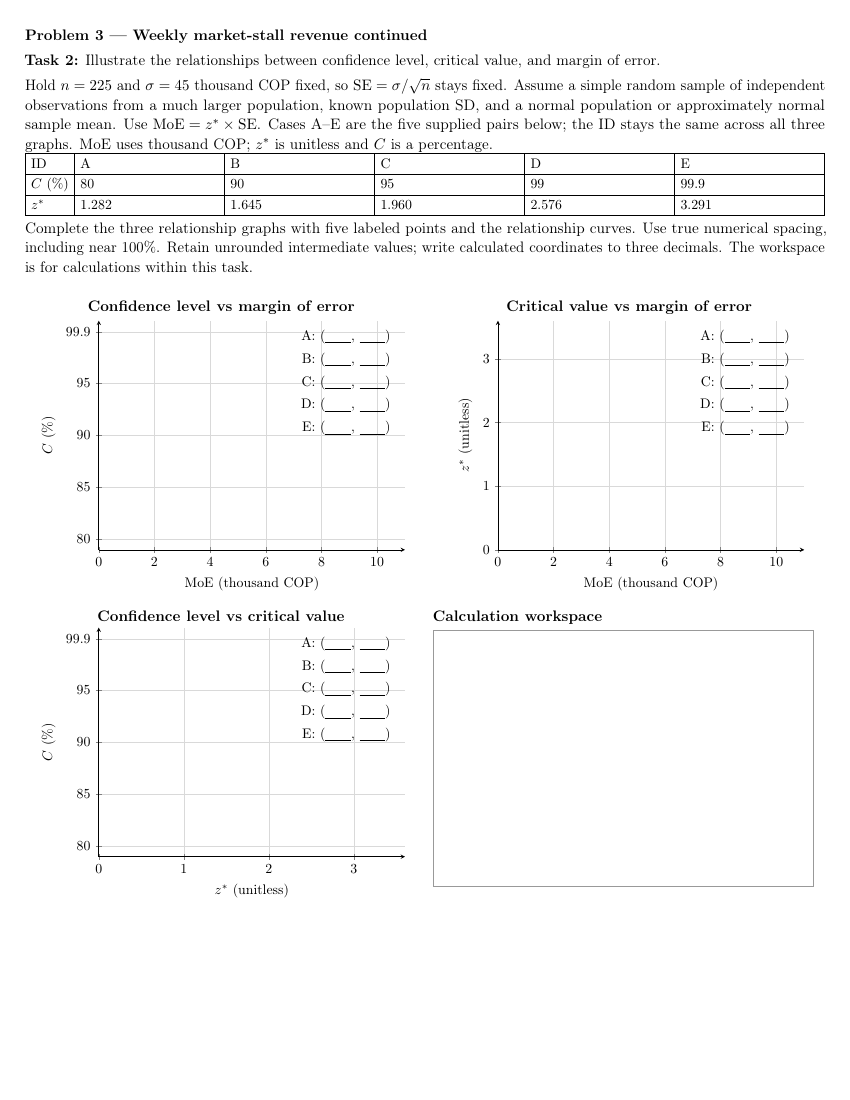
#> input picture tmp/pdfs/c3-classroom/final-08.png, 850 x 1100 px; its folder holds only this picture in this run
$ python final_montage.py
#> lines starting #> are read from the running program, lines starting #| are printed output that depends on the picture
from PIL import Image,ImageOps,ImageDraw
from pathlib import Path
ps=list(Path('tmp/pdfs/c3-classroom').glob('final-*.png'))
for start in range(0,len(ps),4):
 group=ps[start:start+4]; canvas=Image.new('RGB',(1120,1500),'#ddd')
#> after `canvas = Image.new('RGB', (1120, 1500), '#ddd')`: canvas: PIL image 1120x1500 RGB; every value is 221
 for j,p in enumerate(group):
  im=Image.open(p);im.thumbnail((550,720));canvas.paste(im,((j%2)*560,(j//2)*750+25));ImageDraw.Draw(canvas).text(((j%2)*560+5,(j//2)*750+5),p.stem,fill='black')
#> further down, im is the input picture: PIL image 850x1100 RGB; min 0, max 255, mean 248.5
#> after `canvas.paste(im, (j % 2 * 560, j // 2 * 750 + 25))`:
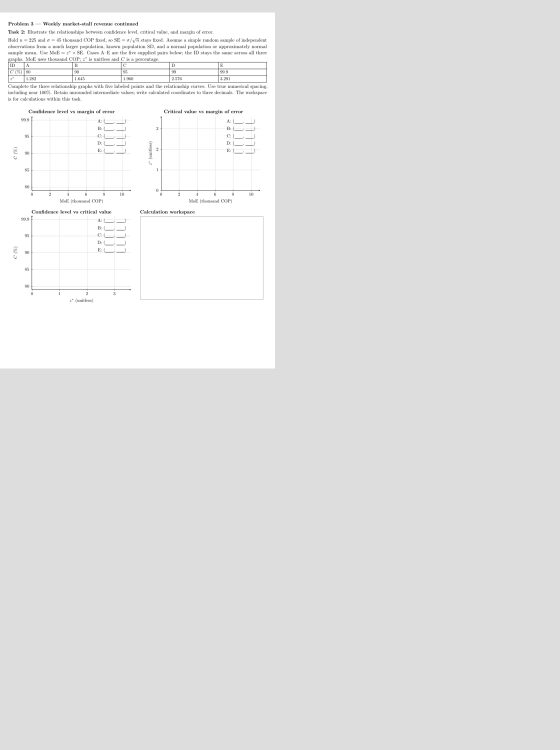
#> canvas: PIL image 1120x1500 RGB (shown at 1/2 size); min 0, max 255, mean 227.3
 canvas.save(f'tmp/pdfs/c3-classroom/final-contact-{start//4}.png')

$ run again, on tmp/pdfs/c3-classroom/final-contact-1.png
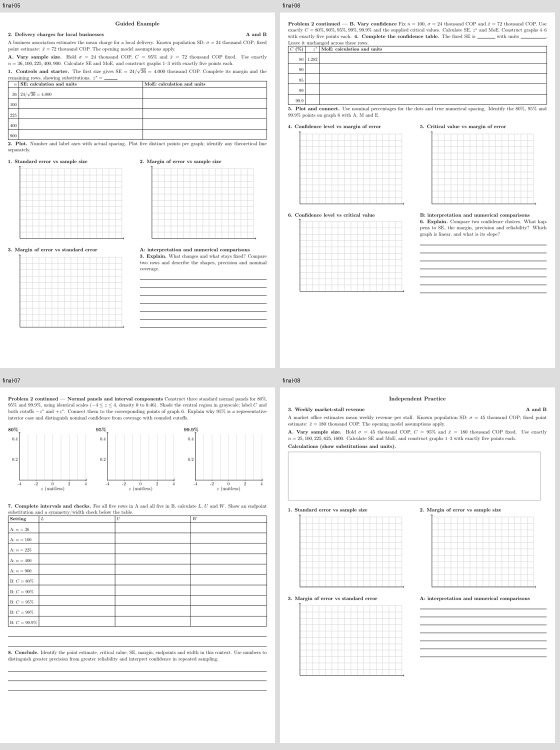
#> input picture tmp/pdfs/c3-classroom/final-contact-1.png, 1120 x 1500 px (shown at 1/2 size)
#> im is the input picture: PIL image 1120x1500 RGB; min 0, max 255, mean 244.8
#> `im.thumbnail((550, 720))`:
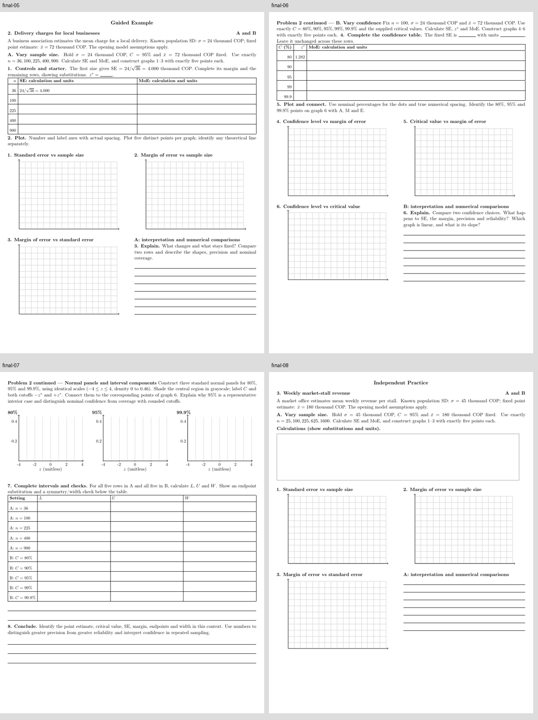
#> im: PIL image 538x720 RGB; min 87, max 255, mean 244.4
#> `canvas.paste(im, (j % 2 * 560, j // 2 * 750 + 25))`:
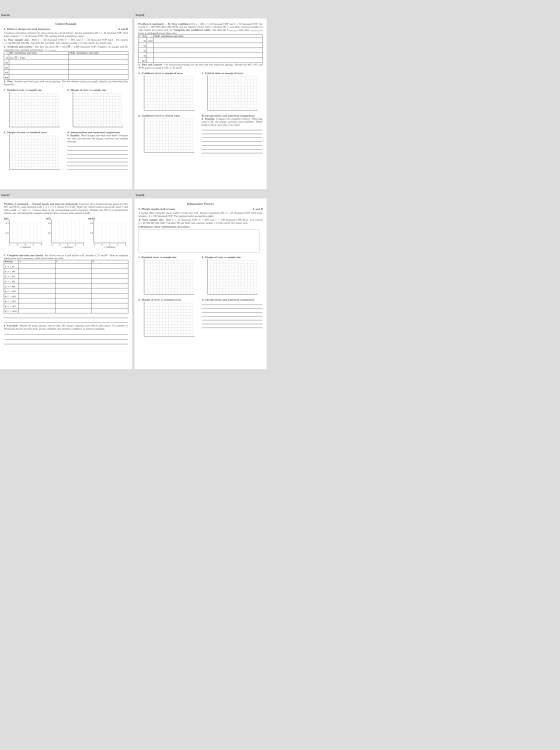
#> canvas: PIL image 1120x1500 RGB (shown at 1/2 size); min 87, max 255, mean 226.4
